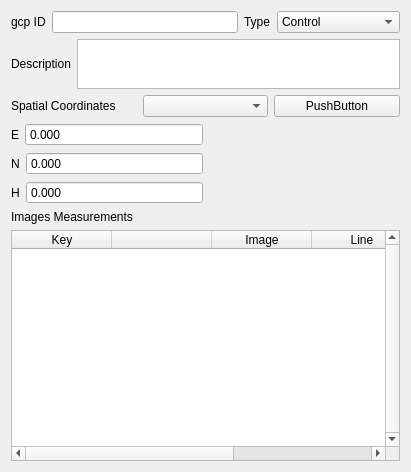
<?xml version="1.0" encoding="UTF-8"?>
<ui version="4.0">
 <class>Ponto</class>
 <widget class="QWidget" name="Ponto">
  <property name="geometry">
   <rect>
    <x>0</x>
    <y>0</y>
    <width>411</width>
    <height>472</height>
   </rect>
  </property>
  <property name="windowTitle">
   <string>Form</string>
  </property>
  <layout class="QVBoxLayout" name="verticalLayout_2">
   <item>
    <layout class="QHBoxLayout" name="horizontalLayout_4">
     <item>
      <layout class="QHBoxLayout" name="horizontalLayout">
       <item>
        <widget class="QLabel" name="label">
         <property name="text">
          <string>gcp ID</string>
         </property>
        </widget>
       </item>
       <item>
        <widget class="QLineEdit" name="lineEdit_gcp_id"/>
       </item>
      </layout>
     </item>
     <item>
      <layout class="QHBoxLayout" name="horizontalLayout_3">
       <item>
        <widget class="QLabel" name="label_9">
         <property name="text">
          <string>Type</string>
         </property>
        </widget>
       </item>
       <item>
        <widget class="QComboBox" name="typeComboBox">
         <item>
          <property name="text">
           <string>Control</string>
          </property>
         </item>
         <item>
          <property name="text">
           <string>Verification</string>
          </property>
         </item>
         <item>
          <property name="text">
           <string>Photogrammetric</string>
          </property>
         </item>
        </widget>
       </item>
      </layout>
     </item>
    </layout>
   </item>
   <item>
    <layout class="QHBoxLayout" name="horizontalLayout_2">
     <item>
      <widget class="QLabel" name="label_2">
       <property name="text">
        <string>Description</string>
       </property>
      </widget>
     </item>
     <item>
      <widget class="QTextEdit" name="textEditDescription">
       <property name="maximumSize">
        <size>
         <width>16777215</width>
         <height>50</height>
        </size>
       </property>
      </widget>
     </item>
    </layout>
   </item>
   <item>
    <layout class="QHBoxLayout" name="horizontalLayout_6">
     <item>
      <widget class="QLabel" name="label_3">
       <property name="text">
        <string>Spatial Coordinates</string>
       </property>
      </widget>
     </item>
     <item>
      <widget class="SigmaFormTypeSelector" name="sigmaSelector"/>
     </item>
     <item>
      <widget class="SigmaFormDialogButton" name="sigmaDialogButton">
       <property name="text">
        <string>PushButton</string>
       </property>
      </widget>
     </item>
    </layout>
   </item>
   <item>
    <layout class="QHBoxLayout" name="horizontalLayout_5" stretch="1,1">
     <item>
      <layout class="QVBoxLayout" name="verticalLayout">
       <item>
        <layout class="QHBoxLayout" name="horizontalLayout_10" stretch="0,1">
         <item>
          <widget class="QLabel" name="label_12">
           <property name="text">
            <string>E</string>
           </property>
          </widget>
         </item>
         <item>
          <widget class="QDoubleSpinBox" name="eDoubleSpinBox">
           <property name="buttonSymbols">
            <enum>QAbstractSpinBox::NoButtons</enum>
           </property>
           <property name="accelerated">
            <bool>true</bool>
           </property>
           <property name="suffix">
            <string/>
           </property>
           <property name="decimals">
            <number>3</number>
           </property>
           <property name="minimum">
            <double>-999999.000000000000000</double>
           </property>
           <property name="maximum">
            <double>999999.000000000000000</double>
           </property>
           <property name="value">
            <double>0.000000000000000</double>
           </property>
          </widget>
         </item>
        </layout>
       </item>
       <item>
        <layout class="QHBoxLayout" name="horizontalLayout_11" stretch="0,1">
         <item>
          <widget class="QLabel" name="label_4">
           <property name="text">
            <string>N</string>
           </property>
          </widget>
         </item>
         <item>
          <widget class="QDoubleSpinBox" name="nDoubleSpinBox">
           <property name="buttonSymbols">
            <enum>QAbstractSpinBox::NoButtons</enum>
           </property>
           <property name="accelerated">
            <bool>true</bool>
           </property>
           <property name="decimals">
            <number>3</number>
           </property>
           <property name="minimum">
            <double>-9999999.000000000000000</double>
           </property>
           <property name="maximum">
            <double>9999999.000000000000000</double>
           </property>
           <property name="value">
            <double>0.000000000000000</double>
           </property>
          </widget>
         </item>
        </layout>
       </item>
       <item>
        <layout class="QHBoxLayout" name="horizontalLayout_12" stretch="0,1">
         <item>
          <widget class="QLabel" name="label_10">
           <property name="text">
            <string>H</string>
           </property>
          </widget>
         </item>
         <item>
          <widget class="QDoubleSpinBox" name="hDoubleSpinBox">
           <property name="buttonSymbols">
            <enum>QAbstractSpinBox::NoButtons</enum>
           </property>
           <property name="accelerated">
            <bool>true</bool>
           </property>
           <property name="decimals">
            <number>3</number>
           </property>
           <property name="minimum">
            <double>-9999.000000000000000</double>
           </property>
           <property name="maximum">
            <double>9999.000000000000000</double>
           </property>
          </widget>
         </item>
        </layout>
       </item>
      </layout>
     </item>
     <item>
      <widget class="SigmaFormContent" name="sigmaContent">
       <property name="frameShape">
        <enum>QFrame::NoFrame</enum>
       </property>
       <property name="frameShadow">
        <enum>QFrame::Raised</enum>
       </property>
       <property name="lineWidth">
        <number>0</number>
       </property>
      </widget>
     </item>
    </layout>
   </item>
   <item>
    <widget class="QLabel" name="label_6">
     <property name="text">
      <string>Images Measurements</string>
     </property>
    </widget>
   </item>
   <item>
    <widget class="QTableWidget" name="imageMeasurementsTable">
     <property name="verticalScrollBarPolicy">
      <enum>Qt::ScrollBarAlwaysOn</enum>
     </property>
     <property name="horizontalScrollBarPolicy">
      <enum>Qt::ScrollBarAsNeeded</enum>
     </property>
     <attribute name="verticalHeaderVisible">
      <bool>false</bool>
     </attribute>
     <attribute name="verticalHeaderVisible">
      <bool>false</bool>
     </attribute>
     <column>
      <property name="text">
       <string>Key</string>
      </property>
     </column>
     <column>
      <property name="text">
       <string/>
      </property>
      <property name="textAlignment">
       <set>AlignHCenter|AlignVCenter|AlignCenter</set>
      </property>
     </column>
     <column>
      <property name="text">
       <string>Image</string>
      </property>
     </column>
     <column>
      <property name="text">
       <string>Line</string>
      </property>
     </column>
     <column>
      <property name="text">
       <string>Column</string>
      </property>
     </column>
    </widget>
   </item>
  </layout>
 </widget>
 <customwidgets>
  <customwidget>
   <class>SigmaFormTypeSelector</class>
   <extends>QComboBox</extends>
   <header>SigmaForm.h</header>
  </customwidget>
  <customwidget>
   <class>SigmaFormDialogButton</class>
   <extends>QPushButton</extends>
   <header>SigmaForm.h</header>
  </customwidget>
  <customwidget>
   <class>SigmaFormContent</class>
   <extends>QFrame</extends>
   <header>SigmaForm.h</header>
   <container>1</container>
  </customwidget>
 </customwidgets>
 <resources/>
 <connections/>
</ui>
